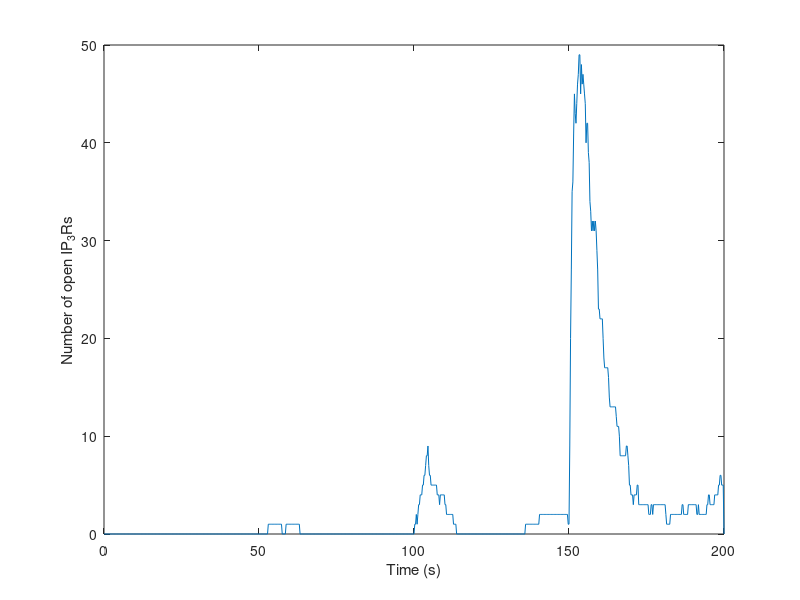
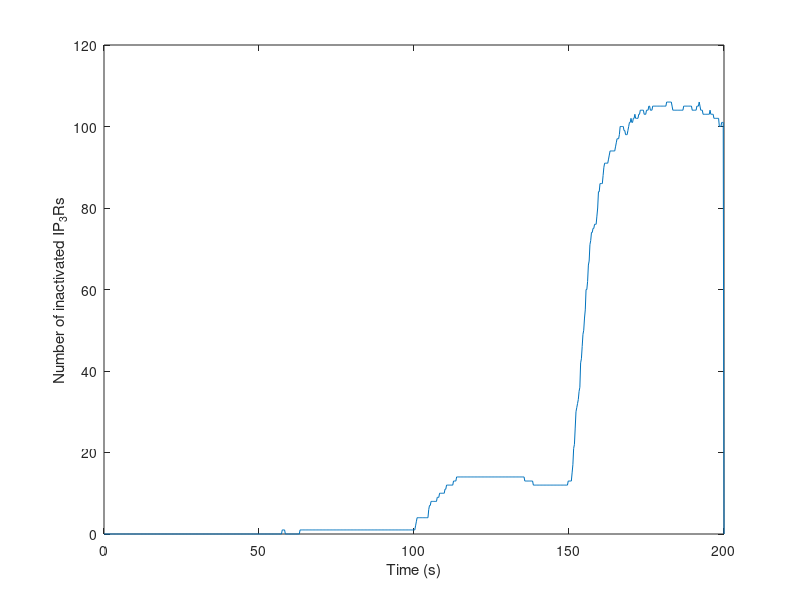
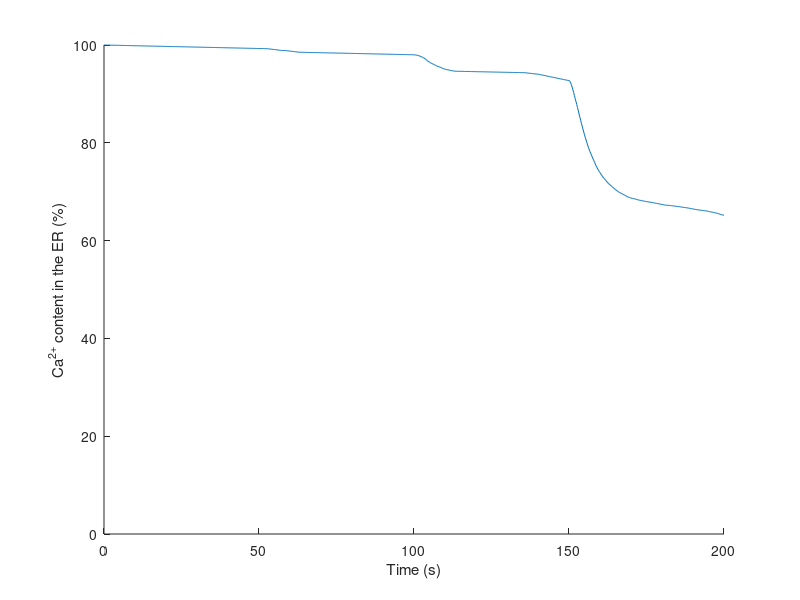

Reproduce these figures in MATLAB, in order. (Note: this script raises an error after producing the figures.)
%Minimalist model for quantal release (ROD). R->O, O->D and D->R are stochastic.
clear
clc

%Kinetic constants of ROD transitions
K=[0.4,0.2,0.004] ;
k1=K(1,1);
k2=K(1,2);
k3=K(1,3);
%Parameters of calcium evolution
krel=40;
b=0.0000045;
%Values for one cell (to get fast simulations)
Rt=49164;

%Number of tetraliganded receptors
N1=Rt*(60/(60+794))^4;
N2=Rt*(120/(120+794))^4;
N3=Rt*(220/(220+794))^4;

N=[0, 0, N1, N2, N3];

%Numeric parameters
dt=1/(max(K))/200 %Time step
tf=200; %End time
dtsave=1/K(2)/20;
tsave(:,1)=0:dtsave:tf; % Time vector for saving data
%Matrix for saving data 
Osave=zeros(1/dtsave*tf+1,1);
Rs=ones(size(Osave,1),1);
Os=zeros(size(Osave,1),1);
Ds=zeros(size(Osave,1),1);

for i=1:4 %Number of pulses
 for j=N(i)+1:N(i+1) %Select each IP3R bound to IP3
        t=(i-1)*tf/4;
        nsave=(size(Osave,1)-1)/4*(i-1)+1;
        R=1;
        O=0;
        D=0;
        
        
        for step=1/dt*tf/4*(i-1)+1:1/dt*tf %For each time step        
            if R==1 
                PDR=k1*dt;
                Pnothing=1-PDR;
                if rand < PDR
                    R=0;
                    O=1;
                    to=t;
                end
            elseif O==1
                
                PDR=k2*dt;
                Pnothing=1-PDR;
                if rand < PDR
                    O=0;
                    D=1;
                    td=t;
                end
            elseif D==1 
                PDR=k3*dt;
                Pnothing=1-PDR;
                if rand < PDR
                    R=1;
                    D=0;
                    tr=t;
                end
            end
            t=t+dt;
            
            if (t-tsave(nsave))>dtsave
                nsave=nsave+1;
                Rs(nsave,1)=Rs(nsave,1)+R;
                Os(nsave,1)=Os(nsave,1)+O;
                Ds(nsave,1)=Ds(nsave,1)+D;
            end
        end
    end
end

figure(1)
plot(tsave, sum(Os,2))
hold on
xlabel('Time (s)')
ylabel('Number of open IP_{3}Rs')
figure(2)
plot(tsave, sum(Ds,2))
hold on
xlabel('Time (s)')
ylabel('Number of inactivated IP_{3}Rs')

R4=sum(Os,2);
t=tsave;
figure(3)
hold on

cf=0.1;   
cf(1)=500;

 for i=2:size(R4)
     tt(i)=t(i);
       cf(i)=exp(-krel*(b+R4(i)/Rt)*(t(i)-t(i-1))+log(cf(i-1)-0.22))+0.22   ;
 end
  
    cf=(100-20)*(cf./5/100)+20;
    
    plot(tt, cf)
    axis ([0 200 0 100])
    xlabel('Time (s)')
    ylabel('Ca^{2+} content in the ER (%)')
    
    %to save data
    tt2=tt.'; 
    ccf=cf.';
  
    T1 = table(tt2,ccf,'VariableNames',{ 'time', 'calcium'});
    writetable(T1, 'calcium.txt');
   
    T2=table(t,sum(Os,2),'VariableNames',{ 'time', 'open_rec'});
    writetable(T2, 'open.txt');
    
    T3=table(t,sum(Ds,2),'VariableNames',{ 'time', 'inact_rec'});
    writetable(T3, 'inact.txt');
    
 
  


 

    



   


